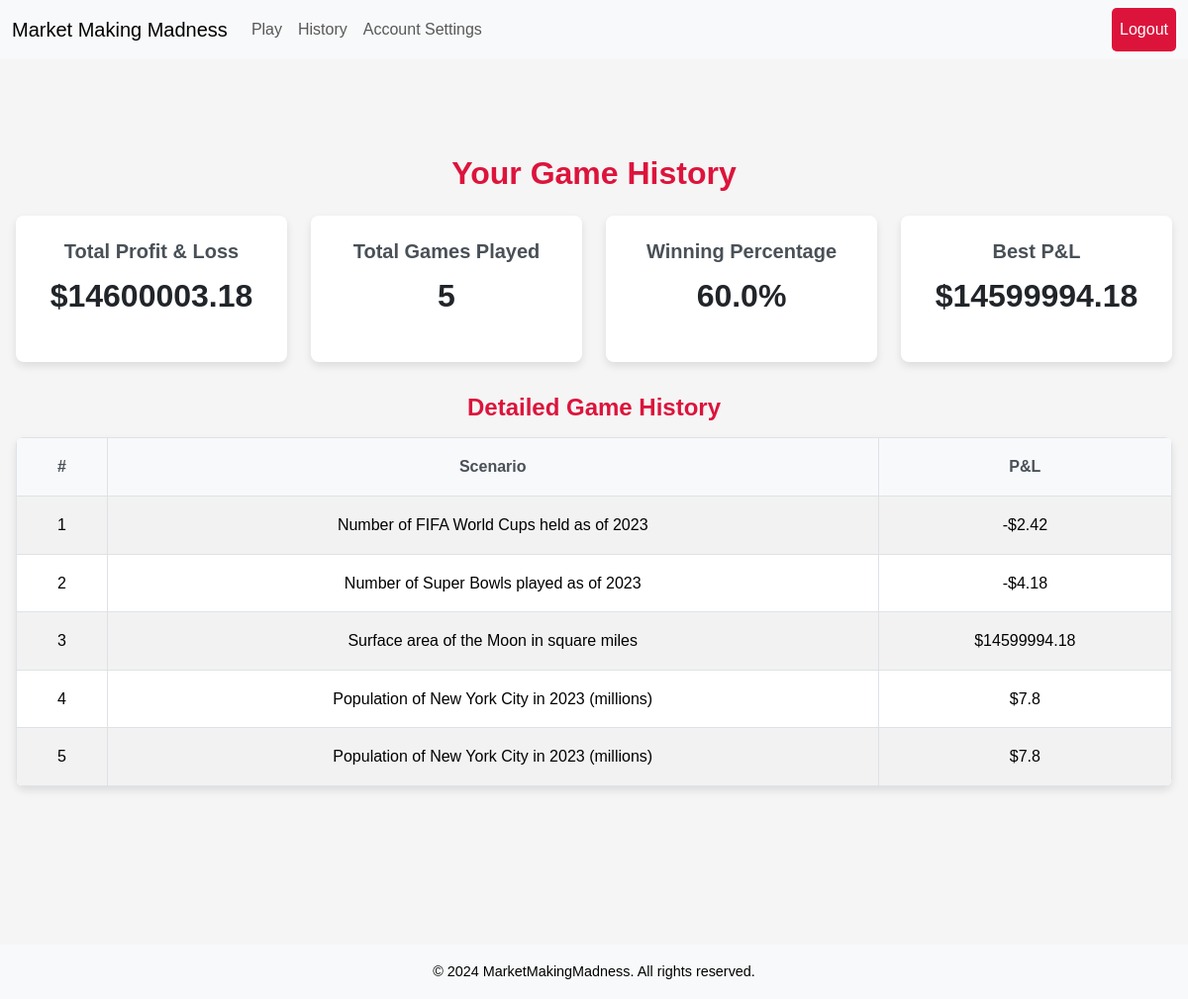
/history (signed in), run on an earlier commit of the app's database.
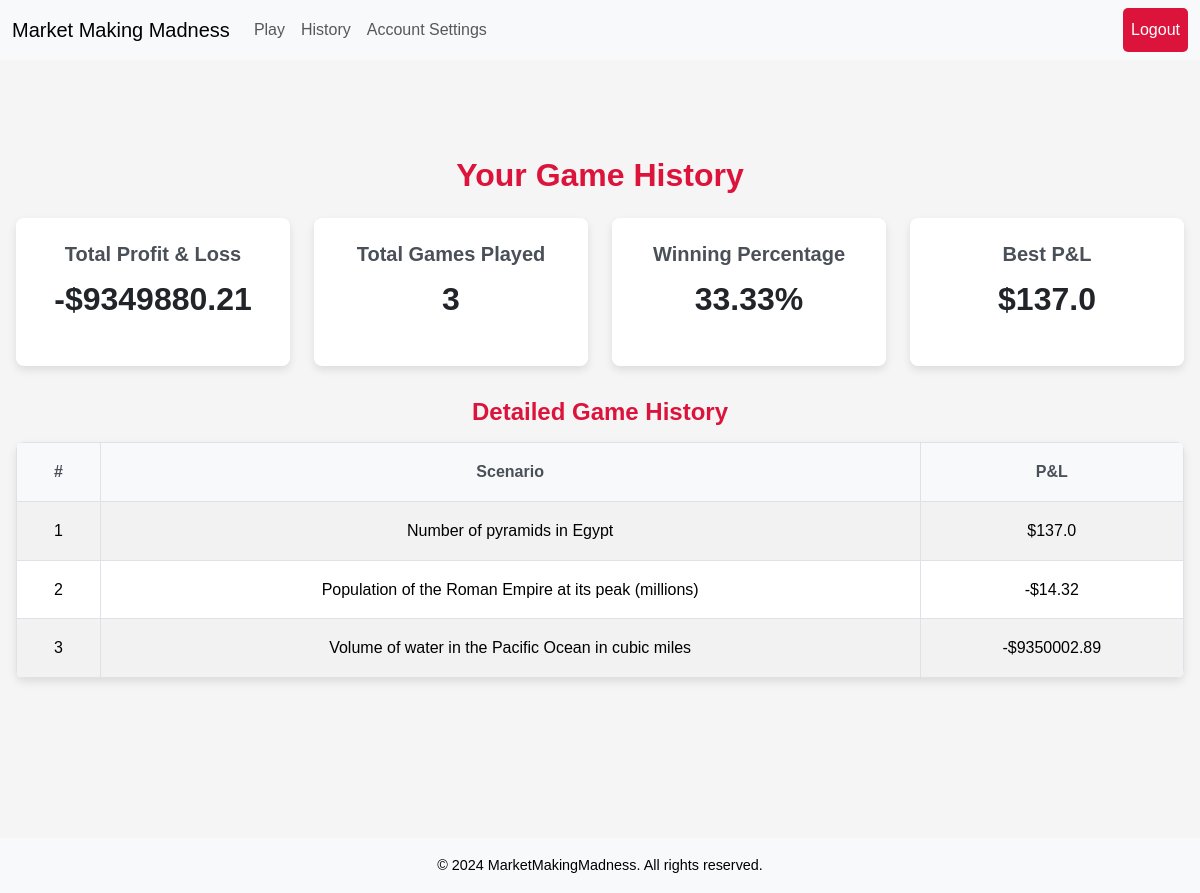
And on a later commit of the database.
### tables this page shows
CREATE TABLE game_results (
    id INTEGER PRIMARY KEY AUTOINCREMENT,
    user_id INTEGER NOT NULL,
    game_id INTEGER NOT NULL,
    scenario TEXT NOT NULL,
    pnl REAL NOT NULL,
    accuracy REAL NOT NULL,
    time_taken REAL NOT NULL,
    created_at TIMESTAMP DEFAULT CURRENT_TIMESTAMP
, trades_completed INTEGER DEFAULT 0);

### app.py (the view)
@app.route("/history")
@login_required
def history():
    user_id = session["user_id"]
    stats = db.execute("""
        SELECT
            IFNULL(SUM(pnl), 0) AS total_pnl,
            IFNULL(COUNT(id), 0) AS total_games,
            IFNULL(MAX(pnl), 0) AS best_pnl
        FROM game_results
        WHERE user_id = :user_id
    """, user_id=user_id)[0]
    total_games = stats["total_games"]
    total_wins = db.execute(
        "SELECT COUNT(id) FROM game_results WHERE user_id = :user_id AND pnl > 0", user_id=user_id)[0]["COUNT(id)"]
    winning_percentage = (total_wins / total_games * 100) if total_games > 0 else 0
    games = db.execute("""
        SELECT scenario, pnl
        FROM game_results
        WHERE user_id = :user_id
        ORDER BY created_at DESC
""", user_id=user_id)
    return render_template(
        "history.html",
        total_pnl=round(stats["total_pnl"], 2),
        total_games=total_games,
        best_pnl=stats["best_pnl"],
        winning_percentage=round(winning_percentage, 2),
        games=games
    )

### app.py (called while the page is built)
def login_required(f):
    @wraps(f)
    def decorated_function(*args, **kwargs):
        if session.get("user_id") is None:
            return redirect("/login")
        return f(*args, **kwargs)
    return decorated_function

@app.after_request
def after_request(response):
    response.headers["Cache-Control"] = "no-cache, no-store, must-revalidate"
    response.headers["Expires"] = 0
    response.headers["Pragma"] = "no-cache"
    return response

### templates/history.html (shortened to what this page needs)
{% extends "layout.html" %}
{% block styles %}
    <link rel="stylesheet" href="{{ url_for('static', filename='history.css') }}">
{% endblock %}
{% block main %}
    <div class="history-container">
        <section class="history-stats">
            <h1>Your Game History</h1>
            <div class="stats-grid">
                <div class="stat-card">
                    <h2>Total Profit & Loss</h2>
                    <p class="stat-value">
                        {% if total_pnl >= 0 %}
                            ${{ total_pnl | round(2) }}
                        {% else %}
                            -${{ total_pnl|abs | round(2) }}
                        {% endif %}</p>
                </div>
                <div class="stat-card">
                    <h2>Total Games Played</h2>
                    <p class="stat-value">{{ total_games }}</p>
                </div>
                <div class="stat-card">
                    <h2>Winning Percentage</h2>
                    <p class="stat-value">{{ winning_percentage }}%</p>
                </div>
                <div class="stat-card">
                    <h2>Best P&L</h2>
                    <p class="stat-value">{% if best_pnl >= 0 %}
                        ${{ best_pnl | round(2) }}
                    {% else %}
                        -${{ best_pnl|abs | round(2) }}
                    {% endif %}</p>
                </div>
            </div>
        </section>
        <section class="game-history">
            <h2>Detailed Game History</h2>
            <table class="table table-striped">
                <thead>
                    <tr>
                        <th>#</th>
                        <th>Scenario</th>
                        <th>P&L</th>
                    </tr>
                </thead>
                <tbody>
                    {% for game in games %}
                        <tr>
                            <td>{{ loop.index }}</td>
                            <td>{{ game.scenario }}</td>
                            <td>
                                {% if game.pnl >= 0 %}
                                    ${{ game.pnl | round(2) }}
                                {% else %}
                                    -${{ game.pnl|abs | round(2) }}
                                {% endif %}
                            </td>
                        </tr>
                    {% endfor %}
                </tbody>
            </table>
        </section>
    </div>
{% endblock %}

### templates/layout.html (shortened to what this page needs)
<!DOCTYPE html>
<html lang="en">
    <head>
        <link href="https://cdn.jsdelivr.net/npm/bootstrap@5.3.3/dist/css/bootstrap.min.css" rel="stylesheet">
        <link rel="stylesheet" href="{{ url_for('static', filename='static.css') }}">
        {% block styles %}{% endblock %}
    </head>
    <body>
        <nav class="navbar navbar-expand-lg navbar-light bg-light">
            <div class="container-fluid">
                <a class="navbar-brand" href="/">Market Making Madness</a>
                <div class="collapse navbar-collapse" id="navbarNav">
                    <ul class="navbar-nav me-auto">
                        {% if session["user_id"] %}
                            <li class="nav-item">
                                <a class="nav-link" href="/play">Play</a>
                            </li>
                            <li class="nav-item">
                                <a class="nav-link" href="/history">History</a>
                            </li>
                            <li class="nav-item">
                                <a class="nav-link" href="/settings">Account Settings</a>
                            </li>
                        {% endif %}
                    </ul>
                    <ul class="navbar-nav">
                        {% if session["user_id"] %}
                            <li class="nav-item">
                                <a class="nav-link btn btn-outline-danger" href="/logout">Logout</a>
                            </li>
                        {% endif %}
                    </ul>
                </div>
            </div>
        </nav>
        <main class="container py-5 text-center">
            {% block main %}{% endblock %}
        </main>
        <footer id="footer" class="footer bg-light text-center py-3 mt-5">
            <p class="mb-0">&copy; 2024 MarketMakingMadness. All rights reserved.</p>
        </footer>
    </body>
</html>

### static/static.css (style rules this page uses)
* { margin: 0; padding: 0; box-sizing: border-box; }
body { font-family: 'Arial', sans-serif; font-size: 16px; line-height: 1.6; color: #2C2C2C; background-color: #F5F5F5; }
html, body { height: 100%; margin: 0; display: flex; flex-direction: column; }
main { flex: 1; }
a { text-decoration: none; color: inherit; transition: color 0.2s ease; }
h1, h2, h3, h4, h5, h6 { margin-bottom: 1rem; font-weight: 600; color: #DC143C; }
.container { width: 100%; max-width: 1200px; margin: 0 auto; padding: 1rem; }
.text-center { text-align: center; }
.py-5 { padding: 3rem 0; }
.btn { display: inline-block; padding: 10px 20px; font-size: 1rem; font-weight: 500; text-align: center; color: #fff; background-color: #DC143C; border: none; border-radius: 5px; cursor: pointer; transition: background-color 0.2s ease; }
.footer { background-color: #2C2C2C; color: #F5F5F5; padding: 1rem; text-align: center; }
.footer p { margin: 0; font-size: 0.9rem; color: black; }

### static/history.css (style rules this page uses)
.history-container { max-width: 1200px; margin: 2rem auto; padding: 1rem; }
.history-stats { text-align: center; margin-bottom: 2rem; }
.history-stats h1 { font-size: 2rem; color: #DC143C; margin-bottom: 1.5rem; }
.stats-grid { display: grid; grid-template-columns: repeat(auto-fit, minmax(250px, 1fr)); gap: 1.5rem; }
.stat-card { background-color: #fff; border-radius: 8px; box-shadow: 0 4px 8px rgba(0, 0, 0, 0.1); text-align: center; padding: 1.5rem; }
.stat-card h2 { font-size: 1.25rem; color: #495057; margin-bottom: 0.5rem; }
.stat-card .stat-value { font-size: 2rem; font-weight: bold; color: #212529; }
.game-history { margin-top: 2rem; }
.game-history h2 { font-size: 1.5rem; color: #DC143C; margin-bottom: 1rem; }
.table { width: 100%; margin-bottom: 1rem; border-collapse: collapse; border-radius: 8px; overflow: hidden; box-shadow: 0 4px 8px rgba(0, 0, 0, 0.1); }
.table th, .table td { padding: 1rem; text-align: center; border: 1px solid #dee2e6; font-size: 1rem; }
.table th { background-color: #f8f9fa; color: #495057; }
.table-striped tbody tr:nth-of-type(odd) { background-color: #f8f9fa; }
.table-striped tbody tr:nth-of-type(even) { background-color: #ffffff; }

What changed in the data, as far as the page shows it:
removed game_results: scenario "Number of FIFA World Cups held as of 2023", pnl|abs "2.42"
removed game_results: scenario "Number of Super Bowls played as of 2023", pnl|abs "4.18"
removed game_results: scenario "Surface area of the Moon in square miles", pnl "14599994.18"
removed game_results: scenario "Population of New York City in 2023 (millions)", pnl "7.8"
removed game_results: scenario "Population of New York City in 2023 (millions)", pnl "7.8"
added game_results: scenario "Number of pyramids in Egypt", pnl "137.0"
added game_results: scenario "Population of the Roman Empire at its peak (millions)", pnl|abs "14.32"
added game_results: scenario "Volume of water in the Pacific Ocean in cubic miles", pnl|abs "9350002.89"
Also different on the page:
{{ total_pnl|abs | round(2) }}: (not shown) → "9349880.21"
{{ total_games }}: "5" → "3"
{{ winning_percentage }}: "60.0" → "33.33"
{{ best_pnl | round(2) }}: "14599994.18" → "137.0"
{{ total_pnl | round(2) }}: "14600003.18" → (not shown)
